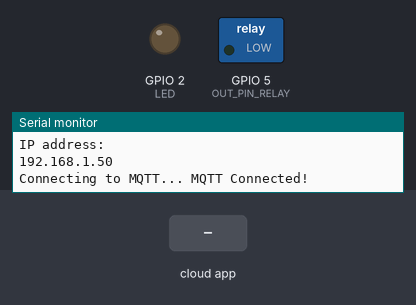
Recording of a sketch running on a simulated ESP8266 (NodeMCU). Parts: switched loads named in the sketch (green lamp = pin HIGH), output pins drawn as LEDs (lit = HIGH), the last lines printed to the serial monitor. The test bench sets the inputs (shaded band). WiFi joins after 1.5 s; servers stay silent unless stated; no MQTT or app messages arrive unless stated.

Above: at 8.0 s.
8.1 s: the phone or cloud app sets onoff to ON
At 10.1 s:
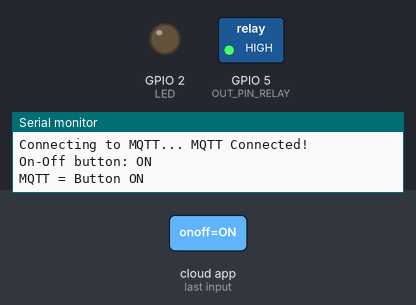
10.8 s: the phone or cloud app sets onoff to OFF
At 13.1 s:
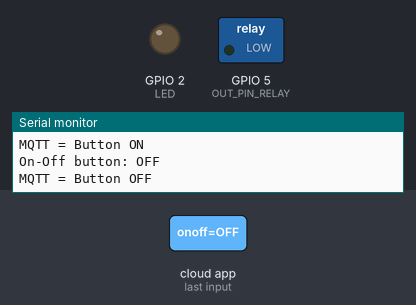
Timing chart, 0 to 14.6 s (numbered marks = the images above; inputs shaded):
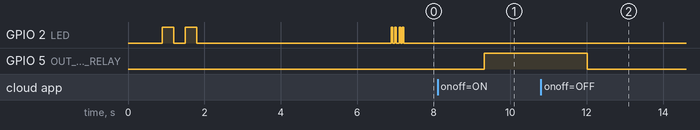

The sketch:

WIFI_BOILER_IO_W.ino
```cpp
#include <ESP8266WiFi.h>
#include "Adafruit_MQTT.h"
#include "Adafruit_MQTT_Client.h"
#define OUT_PIN_RELAY 5                                         // RELAY OUT D1 on board
#define LED 2                                                   // WIFI INDICATOR on board
int POWER_SUPPLY;                                               // Gloabal INT ON/OFF
#define WLAN_SSID       "WI-FISHKA"                             // Название точки WIFI
#define WLAN_PASS       "**********"                             // Ваш пароль
#define AIO_SERVER      "io.adafruit.com"                       // Сервер IP/URL
#define AIO_SERVERPORT  1883                                    // Порт 1883, для SSL 8883
#define AIO_USERNAME    "******"                               // Ваш догин
#define AIO_KEY         "aio_*****************************"      // Ваш ключ
#define UPDATE_TIME_INDICATOR 15000                             // Update Indicator R/G
int indicator_status;                                           // Gloabal INT indicator status
unsigned long timing;
WiFiClient client;
Adafruit_MQTT_Client mqtt(&client, AIO_SERVER, AIO_SERVERPORT, AIO_USERNAME, AIO_USERNAME, AIO_KEY);
Adafruit_MQTT_Subscribe onoffbutton = Adafruit_MQTT_Subscribe(&mqtt, AIO_USERNAME "/feeds/onoff");
Adafruit_MQTT_Publish indicatroRG = Adafruit_MQTT_Publish(&mqtt, AIO_USERNAME "/feeds/indicator");
void MQTT_connect();
// Начало говнокода
void setup() {
  pinMode(OUT_PIN_RELAY, OUTPUT);
  pinMode(LED, OUTPUT);
  Serial.begin(115200); delay(100);
  Serial.println(); Serial.println();
  Serial.print("Connecting to ");
  Serial.println(WLAN_SSID);
  WiFi.begin(WLAN_SSID, WLAN_PASS);
  while (WiFi.status() != WL_CONNECTED) {
    delay(500); WIFI_CONNECT_WAIT(); Serial.print(".");
  }
  Serial.println(); Serial.println("WiFi connected");
  Serial.println("IP address: "); Serial.println(WiFi.localIP());
  mqtt.subscribe(&onoffbutton); // подписка на кнопку
  digitalWrite(OUT_PIN_RELAY, LOW); digitalWrite(LED, LOW);
  delay(5000);
}
void loop() {
  MQTT_connect();
  Adafruit_MQTT_Subscribe *subscription; // Подписка
  while ((subscription = mqtt.readSubscription(1000))) {
    // Check if its the onoff button feed
    if (subscription == &onoffbutton) {
      Serial.print(F("On-Off button: "));
      Serial.println((char *)onoffbutton.lastread);
      if (strcmp((char *)onoffbutton.lastread, "ON") == 0) {
        POWER_SUPPLY = 1;
        Serial.println(F("MQTT = Button ON"));
        delay(200);
        update_indicator();
      }
      else if (strcmp((char *)onoffbutton.lastread, "OFF") == 0) {
        POWER_SUPPLY = 0;
        Serial.println(F("MQTT = Button OFF"));
        delay(200);
        update_indicator();
      }
    }
  }
  if (POWER_SUPPLY == 1) {
    digitalWrite(OUT_PIN_RELAY, HIGH);
  }
  if (POWER_SUPPLY == 0) {
    digitalWrite(OUT_PIN_RELAY, LOW);
  }
  if (millis() - timing > UPDATE_TIME_INDICATOR) { // Публик
    timing = millis();
    update_indicator();
  }
  if (! mqtt.ping()) {
    mqtt.disconnect();
  }
}
void update_indicator()
{
  if (POWER_SUPPLY == 1) {
    indicator_status = 0;
  }
  if (POWER_SUPPLY == 0) {
    indicator_status = 1;
  }
  if (!indicatroRG.publish(indicator_status)) {
    Serial.println(F("Update indicator R/G - FAIL"));
  }
}
void MQTT_connect() {
  int8_t ret;
  if (mqtt.connected()) {
    return;
  }
  Serial.print("Connecting to MQTT... ");
  uint8_t retries = 3;
  while ((ret = mqtt.connect()) != 0) { // connect will return 0 for connected
    Serial.println(mqtt.connectErrorString(ret));
    Serial.println("Retrying MQTT connection in 15 seconds...");
    mqtt.disconnect();
    MQTT_CONNECT_RETR();
    delay(15000);  // wait 15 seconds
    retries--;
    if (retries == 0) {
      while (1);
    }
  }
  Serial.println("MQTT Connected!");
  MQTT_CONNECT_OK();
}
void MQTT_CONNECT_OK()
{
  digitalWrite(LED, LOW); delay(40);
  digitalWrite(LED, HIGH); delay(40);
  digitalWrite(LED, LOW); delay(40);
  digitalWrite(LED, HIGH); delay(40);
  digitalWrite(LED, LOW); delay(40);
  digitalWrite(LED, LOW); delay(40);
  digitalWrite(LED, HIGH); delay(40);
  digitalWrite(LED, LOW); delay(40);
  digitalWrite(LED, HIGH); delay(40);
  digitalWrite(LED, LOW);
}
void MQTT_CONNECT_RETR()
{
  digitalWrite(LED, LOW); delay(100);
  digitalWrite(LED, HIGH); delay(100);
  digitalWrite(LED, LOW); delay(100);
  digitalWrite(LED, HIGH); delay(100);
  digitalWrite(LED, LOW);
}
void WIFI_CONNECT_WAIT()
{
  digitalWrite(LED, LOW); delay(300);
  digitalWrite(LED, HIGH); delay(300);
  digitalWrite(LED, LOW); delay(300);
  digitalWrite(LED, HIGH); delay(300);
  digitalWrite(LED, LOW);
}
```

Measured:
- after the input at 8.1 s, GPIO 5 (OUT_PIN_RELAY): LOW → HIGH after 1.2 s
- after the input at 10.8 s, GPIO 5 (OUT_PIN_RELAY): HIGH → LOW after 1.2 s
